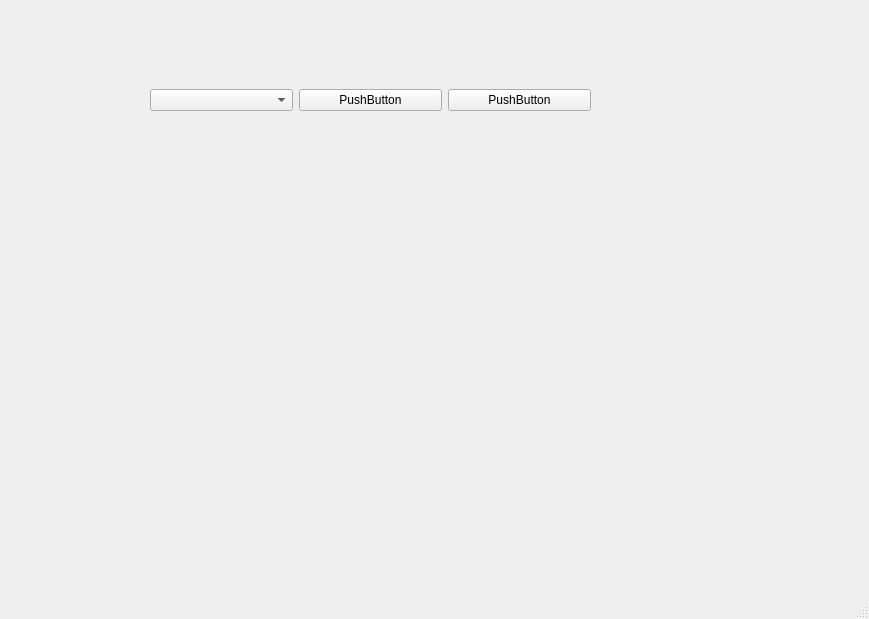
<?xml version="1.0" encoding="UTF-8"?>
<ui version="4.0">
 <class>MainWindow</class>
 <widget class="QMainWindow" name="MainWindow">
  <property name="geometry">
   <rect>
    <x>0</x>
    <y>0</y>
    <width>869</width>
    <height>619</height>
   </rect>
  </property>
  <property name="windowTitle">
   <string>MainWindow</string>
  </property>
  <widget class="QWidget" name="centralwidget">
   <widget class="QWidget" name="horizontalLayoutWidget">
    <property name="geometry">
     <rect>
      <x>150</x>
      <y>60</y>
      <width>441</width>
      <height>80</height>
     </rect>
    </property>
    <layout class="QHBoxLayout" name="horizontalLayout">
     <item>
      <widget class="QComboBox" name="portSelector"/>
     </item>
     <item>
      <widget class="QPushButton" name="refreshBtn">
       <property name="text">
        <string>PushButton</string>
       </property>
      </widget>
     </item>
     <item>
      <widget class="QPushButton" name="connectBtn">
       <property name="text">
        <string>PushButton</string>
       </property>
      </widget>
     </item>
    </layout>
   </widget>
  </widget>
  <widget class="QMenuBar" name="menubar">
   <property name="geometry">
    <rect>
     <x>0</x>
     <y>0</y>
     <width>869</width>
     <height>33</height>
    </rect>
   </property>
  </widget>
  <widget class="QStatusBar" name="statusbar"/>
 </widget>
 <resources/>
 <connections/>
</ui>
